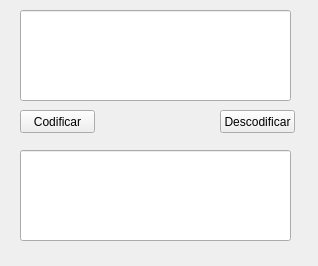
<?xml version="1.0" encoding="UTF-8"?>
<ui version="4.0">
 <class>Widget</class>
 <widget class="QWidget" name="Widget">
  <property name="geometry">
   <rect>
    <x>0</x>
    <y>0</y>
    <width>318</width>
    <height>266</height>
   </rect>
  </property>
  <property name="windowTitle">
   <string>Widget</string>
  </property>
  <widget class="QLineEdit" name="lineEdit">
   <property name="geometry">
    <rect>
     <x>20</x>
     <y>10</y>
     <width>271</width>
     <height>91</height>
    </rect>
   </property>
  </widget>
  <widget class="QLineEdit" name="lineEdit_2">
   <property name="geometry">
    <rect>
     <x>20</x>
     <y>150</y>
     <width>271</width>
     <height>91</height>
    </rect>
   </property>
  </widget>
  <widget class="QPushButton" name="pushButton">
   <property name="geometry">
    <rect>
     <x>20</x>
     <y>110</y>
     <width>75</width>
     <height>23</height>
    </rect>
   </property>
   <property name="text">
    <string>Codificar</string>
   </property>
  </widget>
  <widget class="QPushButton" name="pushButton_2">
   <property name="geometry">
    <rect>
     <x>220</x>
     <y>110</y>
     <width>75</width>
     <height>23</height>
    </rect>
   </property>
   <property name="text">
    <string>Descodificar</string>
   </property>
  </widget>
 </widget>
 <resources/>
 <connections/>
</ui>
